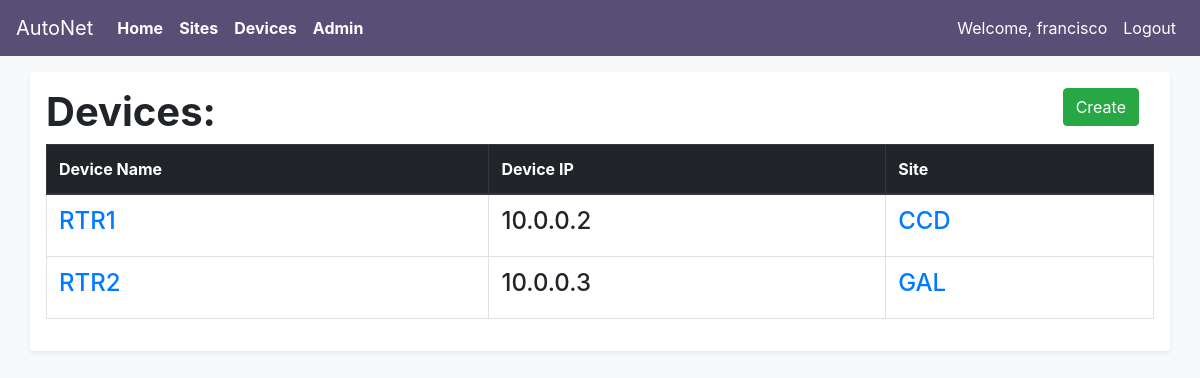
/devices (signed in), run on an earlier commit of the app's database.
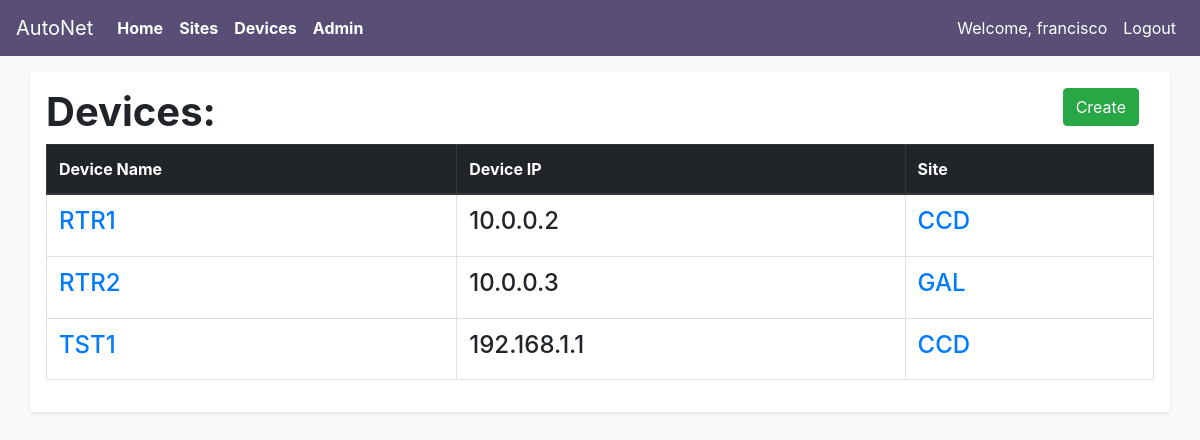
And on a later commit of the database.
### main_app/models.py (models this page shows, shortened)
class Devices(models.Model):
    VENDOR_LIST = (('C', 'Cisco'),
                                    ('J', 'Juniper'),
                                    ('A', 'Arista'),
                                    )
    device_name = models.CharField(max_length=100)
    device_ip = models.GenericIPAddressField()
    vendor = models.CharField(choices=VENDOR_LIST, max_length=10,
                                                default=VENDOR_LIST[0])
    site = models.ForeignKey(Sites,
                            on_delete=models.CASCADE,
                            related_name = 'devices',
                            )

class Sites(models.Model):
    site_name = models.CharField(max_length=100)
    site_location = models.CharField(max_length=250)
    site_address = models.CharField(max_length=400, null=True)
    site_poc_name = models.CharField(max_length=100)
    site_poc_number = models.CharField(max_length=30)

### main_app/views.py (the view)
# urls.py: path('devices', login_required(views.DeviceListView.as_view()), name='viewdevices'),
class DeviceListView(ListView):
    context_object_name = 'devices'
    model = models.Devices

### main_app/templates/main_app/devices_list.html
{% extends 'main_app/main_app_base.html' %}
{%block content %}
  <div class="container shadow-sm p-3 mb-5 bg-white rounded">
      <div class="container">
        <a class="" href="{% url 'main_app:createdevice' %}">
          <input class="btn btn-success float-right" type="submit" value="Create">
        </a>
      </div>
      <div class="">
        <h1><strong>Devices:</strong></h1>
        <table class="table table-bordered">
          <thead class="thead-dark">
            <th>Device Name</th>
            <th>Device IP</th>
            <th>Site</th>
          </thead>
          {% for device in devices %}
          <tr>
              <td><h4><a href="devices/{{device.id}}">{{device.device_name}}</a></h4></td>
              <td><h4>{{device.device_ip}}</h4></td>
              <td><h4><a href="sites/{{ device.site.id }}">{{device.site.site_name}}</a></h4></td>
          </tr>
          {%endfor%}
        </table>
      </div>
  </div>
{%endblock content %}

What changed in the data, as far as the page shows it:
added Devices: device_name "TST1", device_ip "192.168.1.1", site.site_name "CCD"
